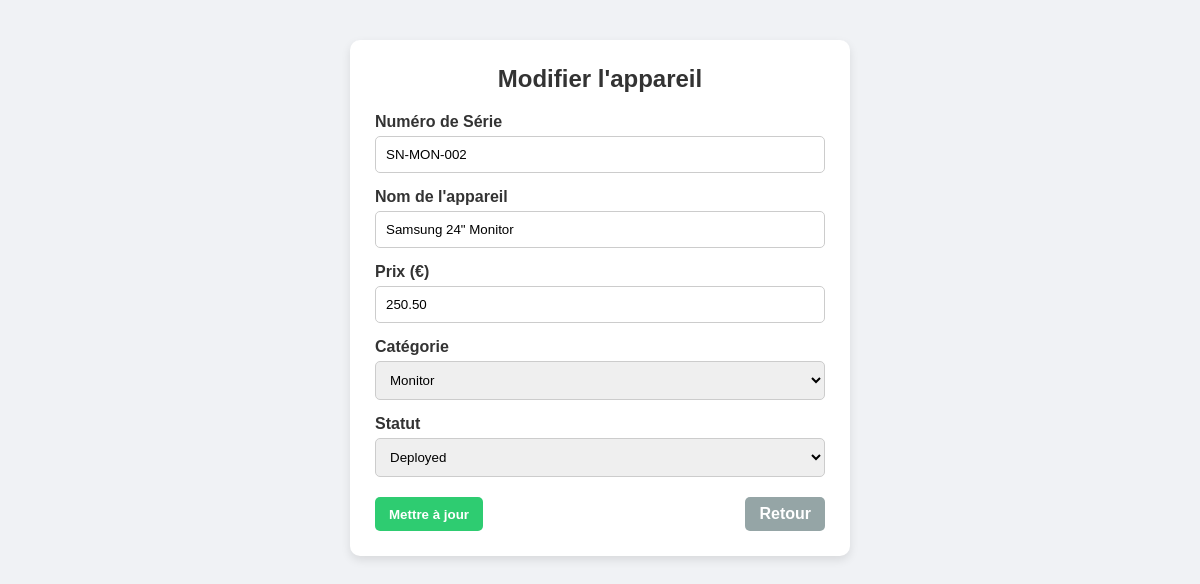
The page /update.php?id=11 (signed in) on the database its author committed.
### tables this page shows
CREATE TABLE `assets` (
  `id` int(11) NOT NULL,
  `serial_number` varchar(100) DEFAULT NULL,
  `device_name` varchar(100) DEFAULT NULL,
  `price` decimal(10,2) DEFAULT NULL,
  `status` enum('Deployed','Available','Under Repair') DEFAULT NULL,
  `category_id` int(11) DEFAULT NULL
);

CREATE TABLE `categories` (
  `id` int(11) NOT NULL,
  `name` varchar(100) DEFAULT NULL
);

### update.php (the view, shortened to what this page needs)
<?php
require 'config/db.php';
$id = $_GET['id'] ?? null;
$stmt = $pdo->prepare("SELECT * FROM assets WHERE id = ?");
$stmt->execute([$id]);
$asset = $stmt->fetch();
$categories = $pdo->query("SELECT * FROM categories ORDER BY name ASC")->fetchAll();
?>
<!DOCTYPE html>
<html lang="fr">
<head>
    <link rel="stylesheet" href="assets/style.css">
</head>
<body>
<div class="container">
    <div class="form-card">
        <h2>Modifier l'appareil</h2>
        <form method="POST">
            <div class="form-group">
                <label>Numéro de Série</label>
                <input type="text" name="sn"
                    value="<?= htmlspecialchars($asset['serial_number']) ?>" required>
            </div>
            <div class="form-group">
                <label>Nom de l'appareil</label>
                <input type="text" name="name"
                    value="<?= htmlspecialchars($asset['device_name']) ?>" required>
            </div>
            <div class="form-group">
                <label>Prix (€)</label>
                <input type="number" step="0.01" name="price"
                    value="<?= htmlspecialchars($asset['price']) ?>" required>
            </div>
            <div class="form-group">
                <label>Catégorie</label>
                <select name="cat" required>
                    <?php foreach($categories as $c): ?>
                        <option value="<?= $c['id'] ?>"
                            <?= ($c['id'] == $asset['category_id']) ? 'selected' : '' ?>>
                            <?= htmlspecialchars($c['name']) ?>
                        </option>
                    <?php endforeach; ?>
                </select>
            </div>
            <div class="form-group">
                <label>Statut</label>
                <select name="status">
                    <option value="Deployed" <?= $asset['status'] == 'Deployed' ? 'selected' : '' ?>>Deployed</option>
                </select>
            </div>
            <div class="form-actions">
                <button type="submit" class="btn btn-save">Mettre à jour</button>
                <a href="index.php" class="btn btn-cancel">Retour</a>
            </div>
        </form>
    </div>
</div>
</body>
</html>

### assets/style.css (style rules this page uses)
* { margin: 0; padding: 0; box-sizing: border-box; }
body { font-family: Arial, sans-serif; background: #f0f2f5; color: #333; }
.container { width: 90%; margin: 40px auto; }
.btn { padding: 8px 14px; border: none; border-radius: 5px; text-decoration: none; color: white; font-weight: bold; cursor: pointer; transition: 0.3s; }
.btn-save { background: #2ecc71; }
.btn-cancel { background: #95a5a6; }
.form-card { max-width: 500px; margin: 40px auto; background: white; padding: 25px; border-radius: 10px; box-shadow: 0 4px 10px rgba(0,0,0,0.1); }
.form-card h2 { margin-bottom: 20px; }
.form-group { display: flex; flex-direction: column; margin-bottom: 15px; }
.form-group label { margin-bottom: 5px; font-weight: bold; }
.form-group input, .form-group select { padding: 10px; border: 1px solid #ccc; border-radius: 5px; transition: 0.3s; }
.form-actions { display: flex; justify-content: space-between; margin-top: 20px; }
.form-card h2 { text-align: center; }

### rows shown on the page
assets: sn "SN-MON-002", name "Samsung 24\" Monitor", price "250.50", cat "Monitor", status "Deployed"
